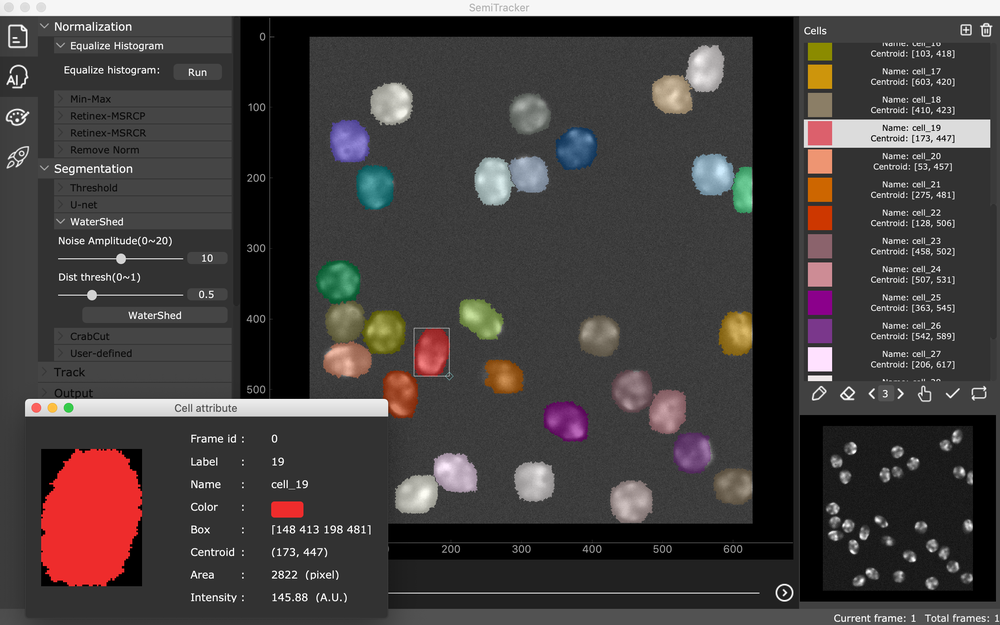
#> input picture imgs/interface.png, 1000 x 625 px, shrunk from 2478 x 1548 before the run
$ python -i watershed.py   (imports and definitions only)
#> lines starting #> are read from the running program, lines starting #| are printed output that depends on the picture; after the words box and inside, x2 and y2 are one past the last pixel; in counts of white or black regions, pixels touching at a corner belong together
### cell_tracker/segmenters/utils/processing.py
# -*- coding: UTF-8 -*-

from __future__ import absolute_import

import cv2
import numpy as np


def bgr_to_gray(img):
    img = cv2.cvtColor(img, cv2.COLOR_RGB2GRAY)
    return img


def gray_to_bgr(img):
    img = cv2.cvtColor(img, cv2.COLOR_GRAY2RGB)
    return img


def instance_filtering(label_img, minimal_size=0):
    unique_label = np.unique(label_img)
    for label in unique_label:
        if np.sum(label_img == label) < minimal_size:
            label_img[label_img == label] = 0
    return label_img

### cell_tracker/segmenters/tradition_methods/watershed.py
# -*- coding: UTF-8 -*-

from __future__ import absolute_import

import cv2
import numpy as np
from ..utils import instance_filtering


def bgr_to_gray(img):
    img = cv2.cvtColor(img, cv2.COLOR_RGB2GRAY)
    return img


class WaterShed:
    def __init__(self, minimal_size=0, noise_amplitude=5, dist_thresh=0.5):
        self.noise_amplitude = noise_amplitude
        self.dist_thresh = 1 - dist_thresh
        self._minimal_size = minimal_size

    def __call__(self, img, makers=None):
        gray = bgr_to_gray(img)
        if makers is None:
            _, thresh_img = cv2.threshold(
                gray, 0, 255, cv2.THRESH_BINARY + cv2.THRESH_OTSU)
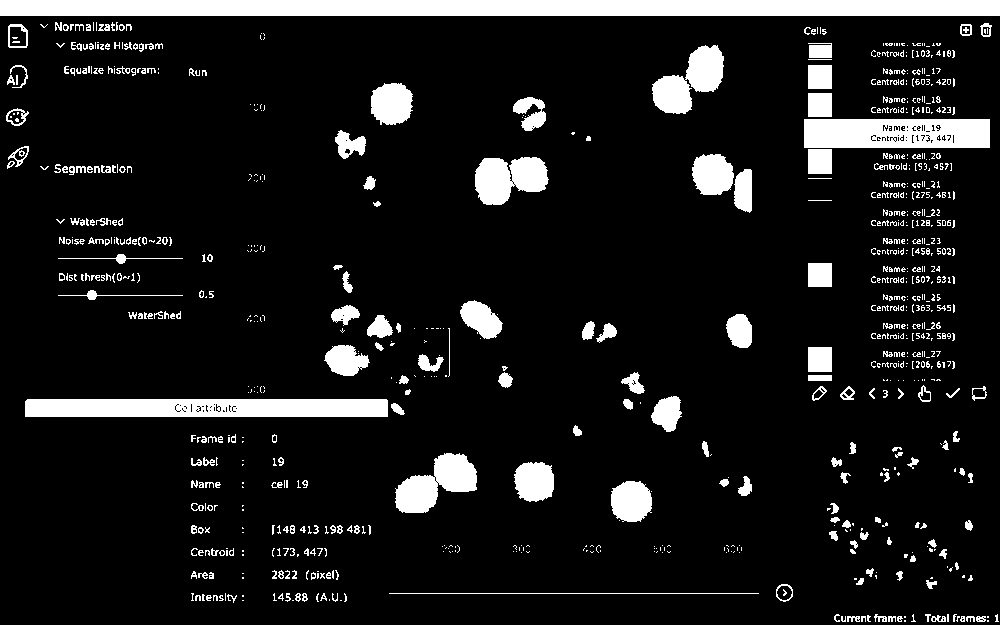
#> thresh_img: shape (625, 1000); 10.5% white; 853 white regions (578 under 20 px), largest, box (x1, y1, x2, y2) and area: (0, 0, 1000, 16) 16000, (25, 399, 388, 417) 6422, (804, 119, 990, 148) 5105
            # remove noise foreground with opening
            kernel = np.ones((3, 3), np.uint8)
            opening = cv2.morphologyEx(
                thresh_img, cv2.MORPH_OPEN, kernel, iterations=self.noise_amplitude)
#> opening: shape (625, 1000); 7.3% white; 28 white regions, largest, box (x1, y1, x2, y2) and area: (0, 0, 1000, 16) 16000, (237, 399, 388, 417) 2717, (25, 399, 175, 417) 2697
            # dilate foreground to get sure background area
            sure_bg = cv2.dilate(opening, kernel, iterations=3)
#> sure_bg: shape (625, 1000); 9.7% white; 22 white regions, largest, box (x1, y1, x2, y2) and area: (0, 0, 1000, 19) 19000, (801, 62, 886, 177) 5221, (234, 396, 391, 420) 3767
            # Finding sure foreground area according to the distance to background
            dist_transform = cv2.distanceTransform(opening, cv2.DIST_L2, 5)
            _, sure_fg = cv2.threshold(
                dist_transform, self.dist_thresh * dist_transform.max(),  255, 0)
#> sure_fg: shape (625, 1000) float32; 1.9% white; 22 white regions, largest, box (x1, y1, x2, y2) and area: (0, 0, 1000, 7) 7000, (813, 128, 866, 139) 548, (484, 167, 502, 195) 388
            # Finding border region
            sure_fg = np.uint8(sure_fg)
            border = cv2.subtract(sure_bg, sure_fg)
#> border: shape (625, 1000); 7.8% white; 22 white regions, largest, box (x1, y1, x2, y2) and area: (0, 7, 1000, 19) 12000, (801, 62, 886, 177) 4559, (234, 396, 391, 420) 3767
            # Marker labelling
            ret, markers = cv2.connectedComponents(sure_fg)
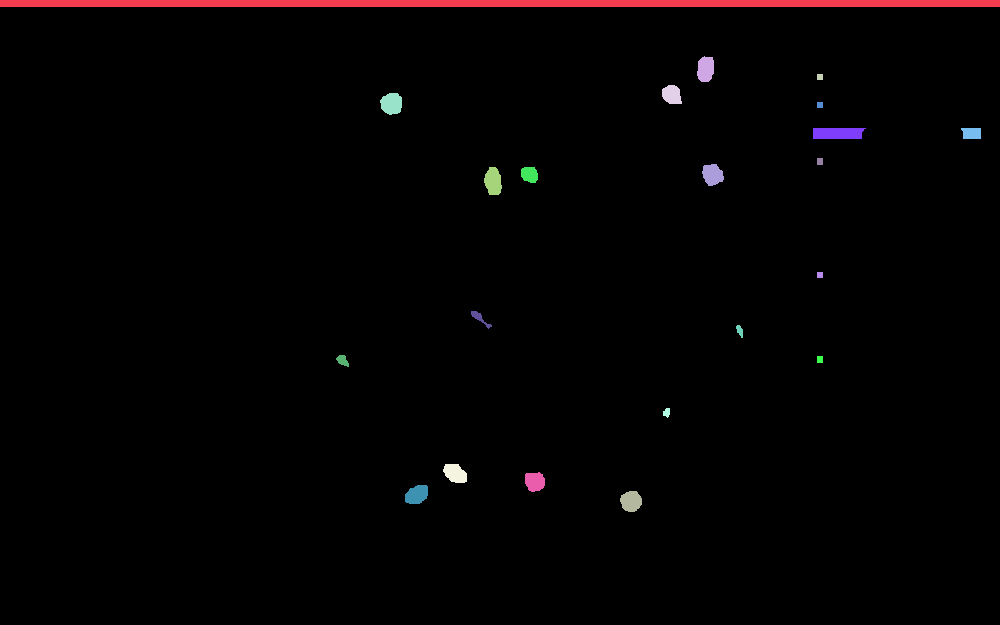
#> markers: shape (625, 1000) int32; 23 distinct labels, from 0 to 22; one colour per label, 0 black
#> ret = 23
            # Add one to all labels so that sure background is not 0, but 1
            markers = markers+1
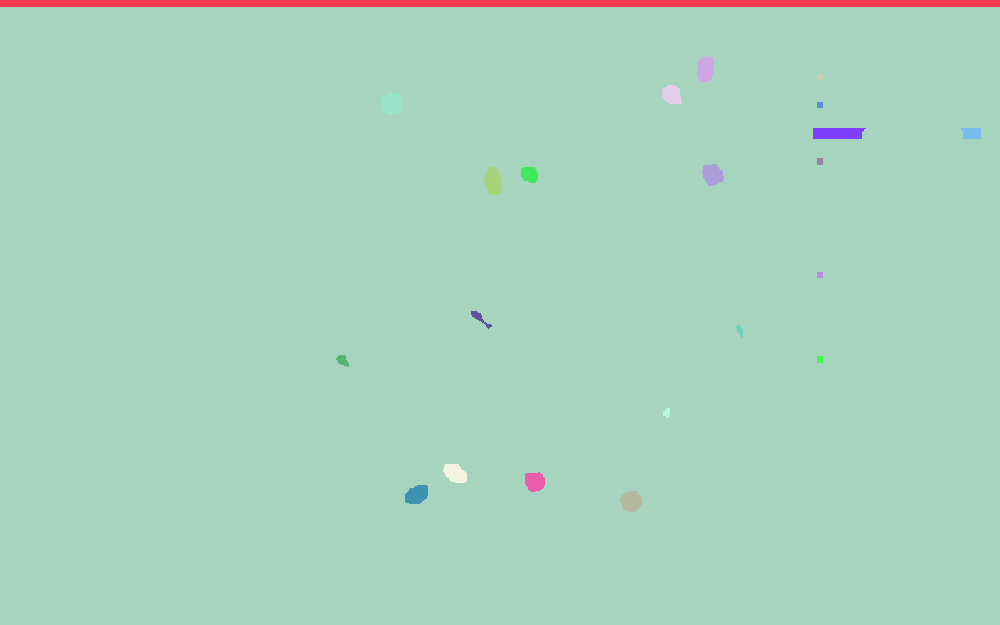
#> markers: shape (625, 1000) int32; 23 distinct labels, from 1 to 23; one colour per label, 0 black
            # Now, mark the region of border with zero
            markers[border == 255] = 0
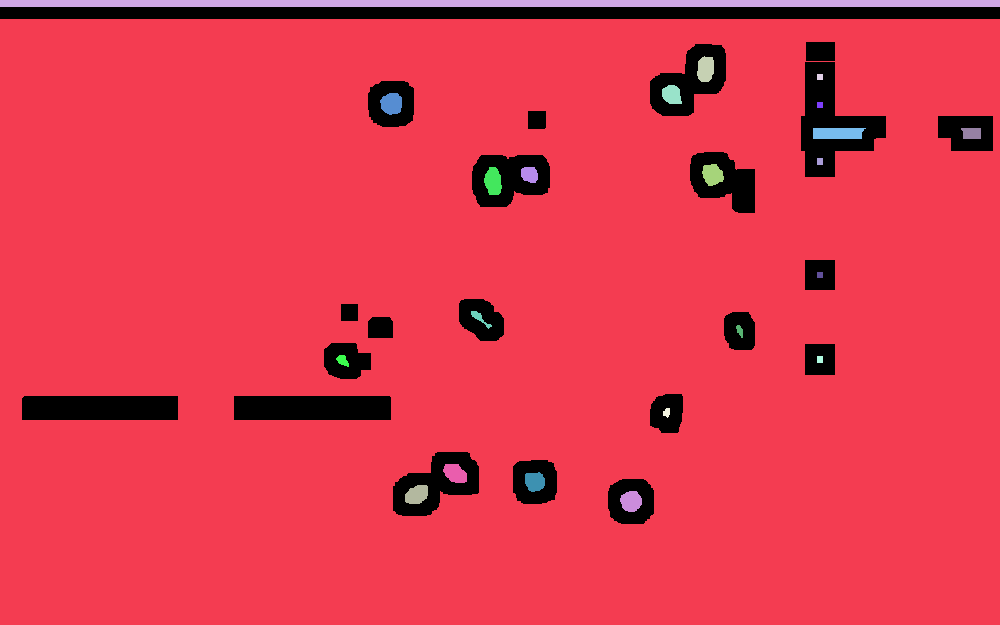
#> markers: shape (625, 1000) int32; 24 distinct labels, from 0 to 23; one colour per label, 0 black
            label_img = cv2.watershed(img, markers)  # -1 for edge
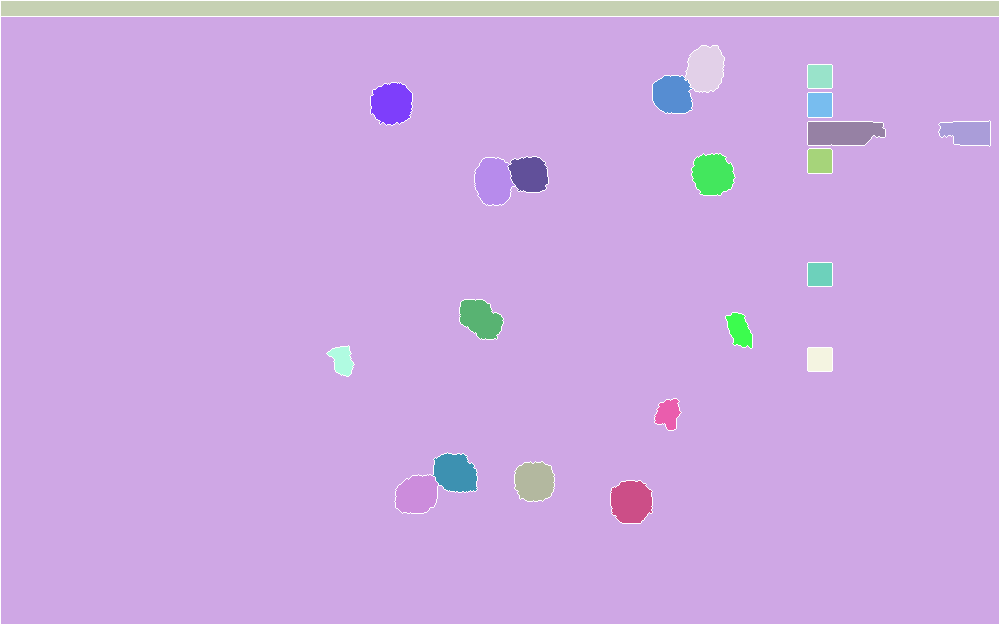
#> label_img: shape (625, 1000) int32; 24 distinct labels, from -1 to 23; one colour per label, 0 black, -1 white
            label_img[label_img == -1] = 0  # edge
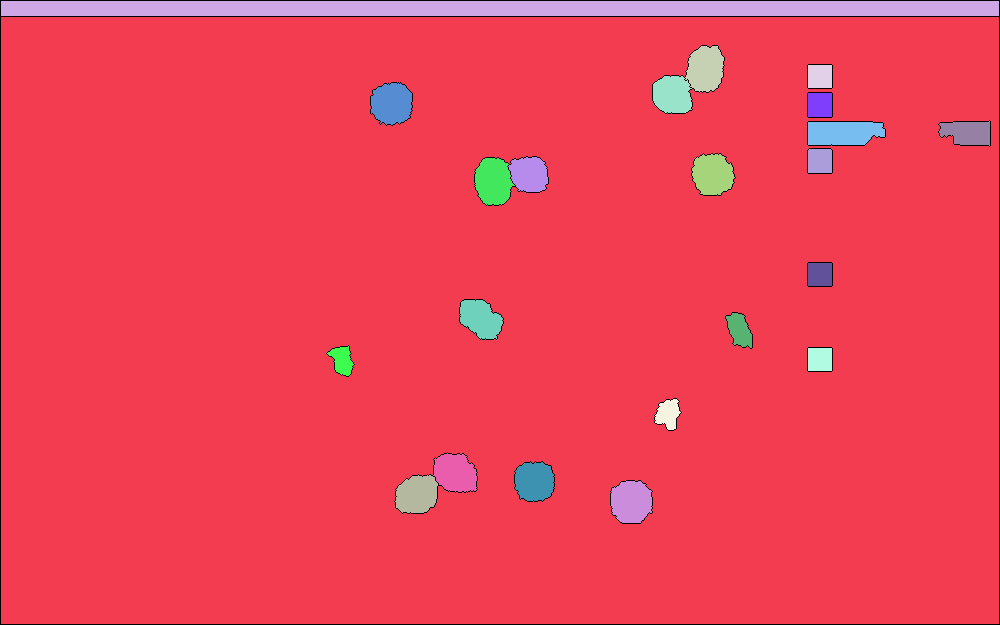
#> label_img: shape (625, 1000) int32; 24 distinct labels, from 0 to 23; one colour per label, 0 black
            label_img[label_img == 1] = 0  # background
#> label_img: shape (625, 1000) int32; 23 distinct labels, from 0 to 23
            label_img = np.maximum(label_img - 1, 0)
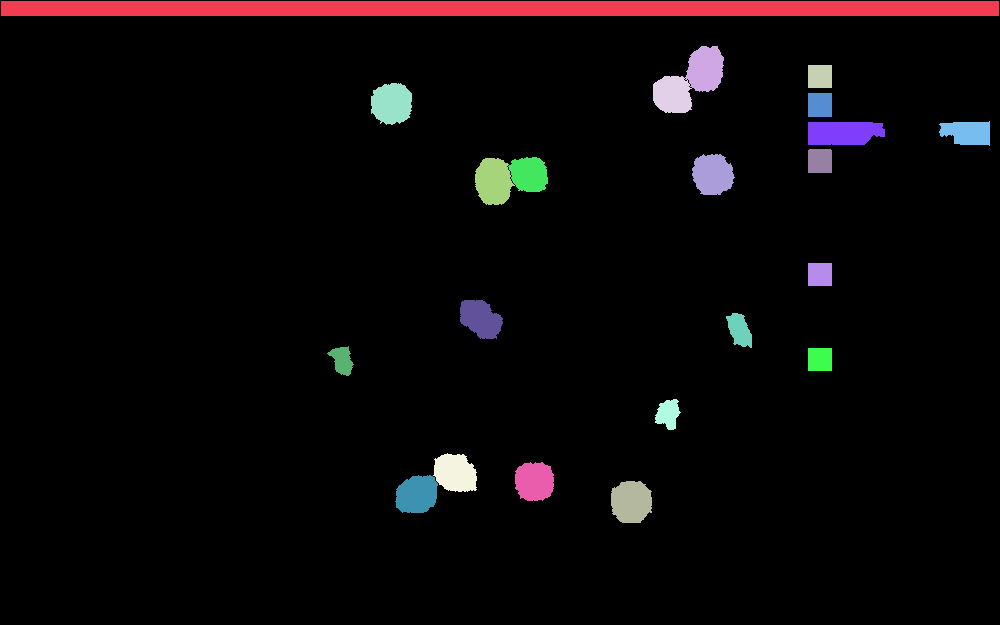
#> label_img: shape (625, 1000) int32; 23 distinct labels, from 0 to 22; one colour per label, 0 black
            label_img = np.expand_dims(label_img, axis=2)
            label_img = instance_filtering(
                label_img, minimal_size=self._minimal_size)
#> in instance_filtering, `unique_label = np.unique(label_img)`: unique_label = 23 values from 0 to 22
#> the loop in instance_filtering, `for label in unique_label:` made 23 passes
            return label_img

>>> import cv2
>>> picture = cv2.cvtColor(cv2.imread('../../../imgs/interface.png'), cv2.COLOR_BGR2RGB)
>>> result = WaterShed()(picture)
